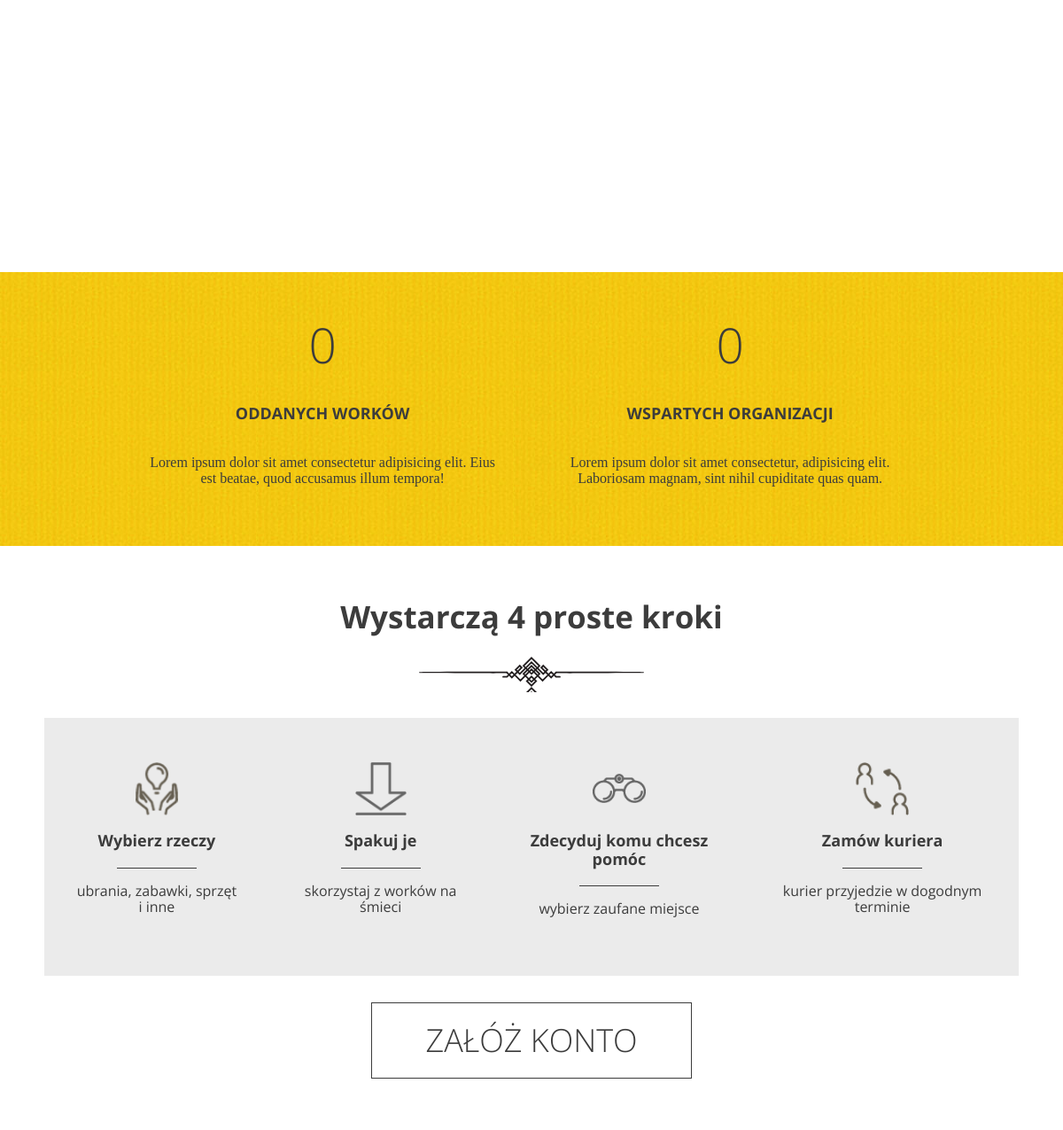
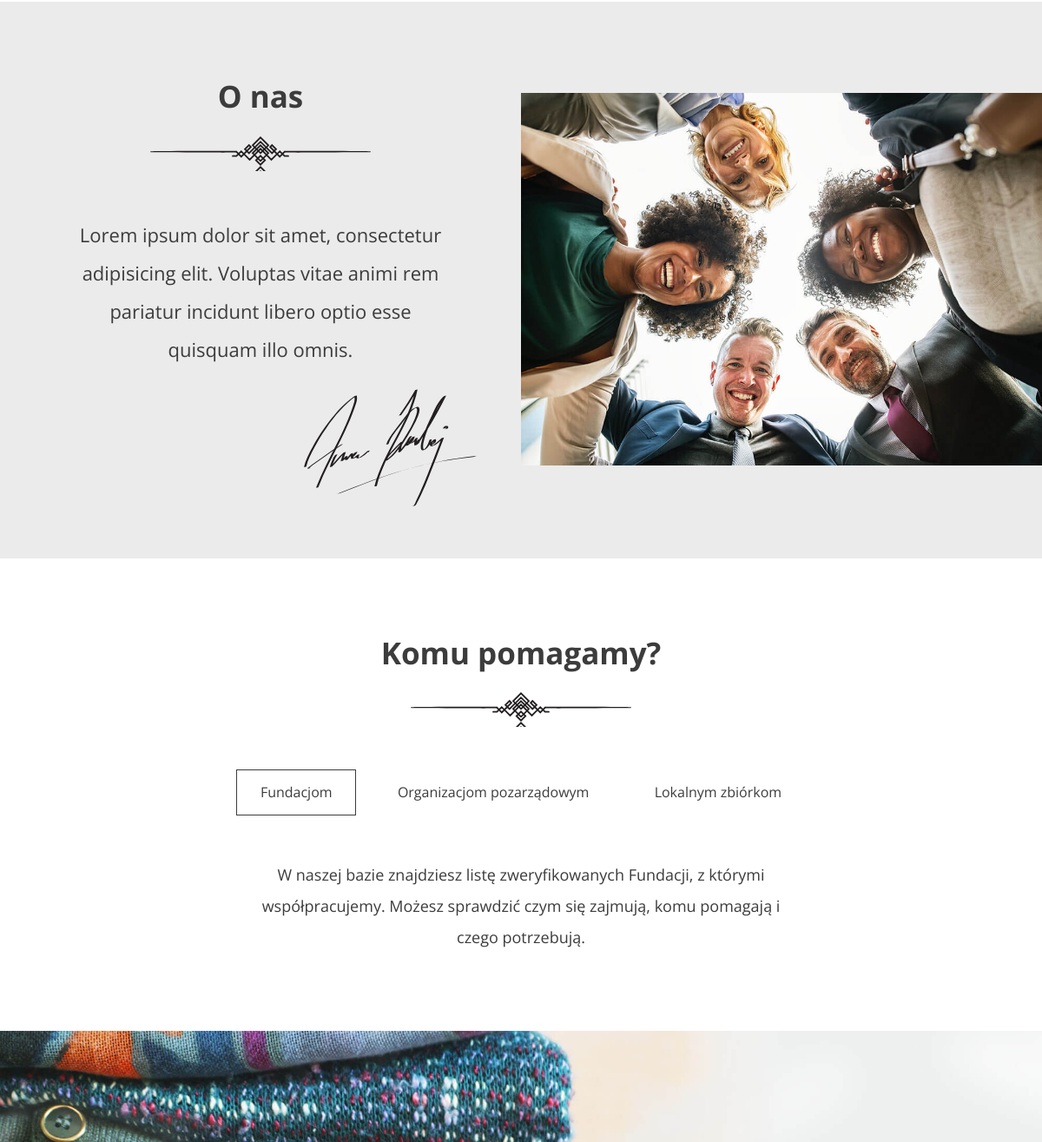
The app's page / (middle part), older data (2 pictures, top to bottom).
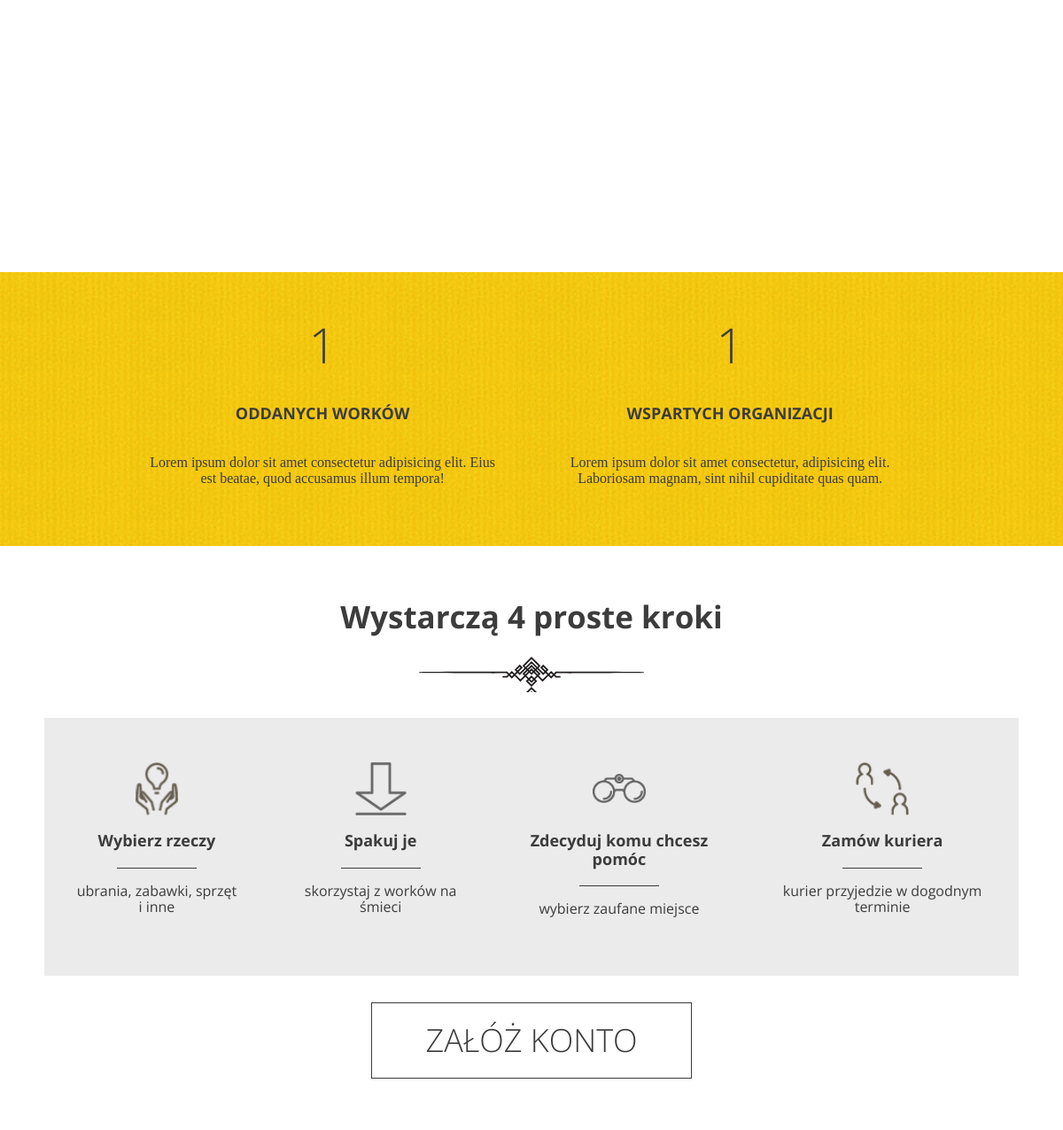
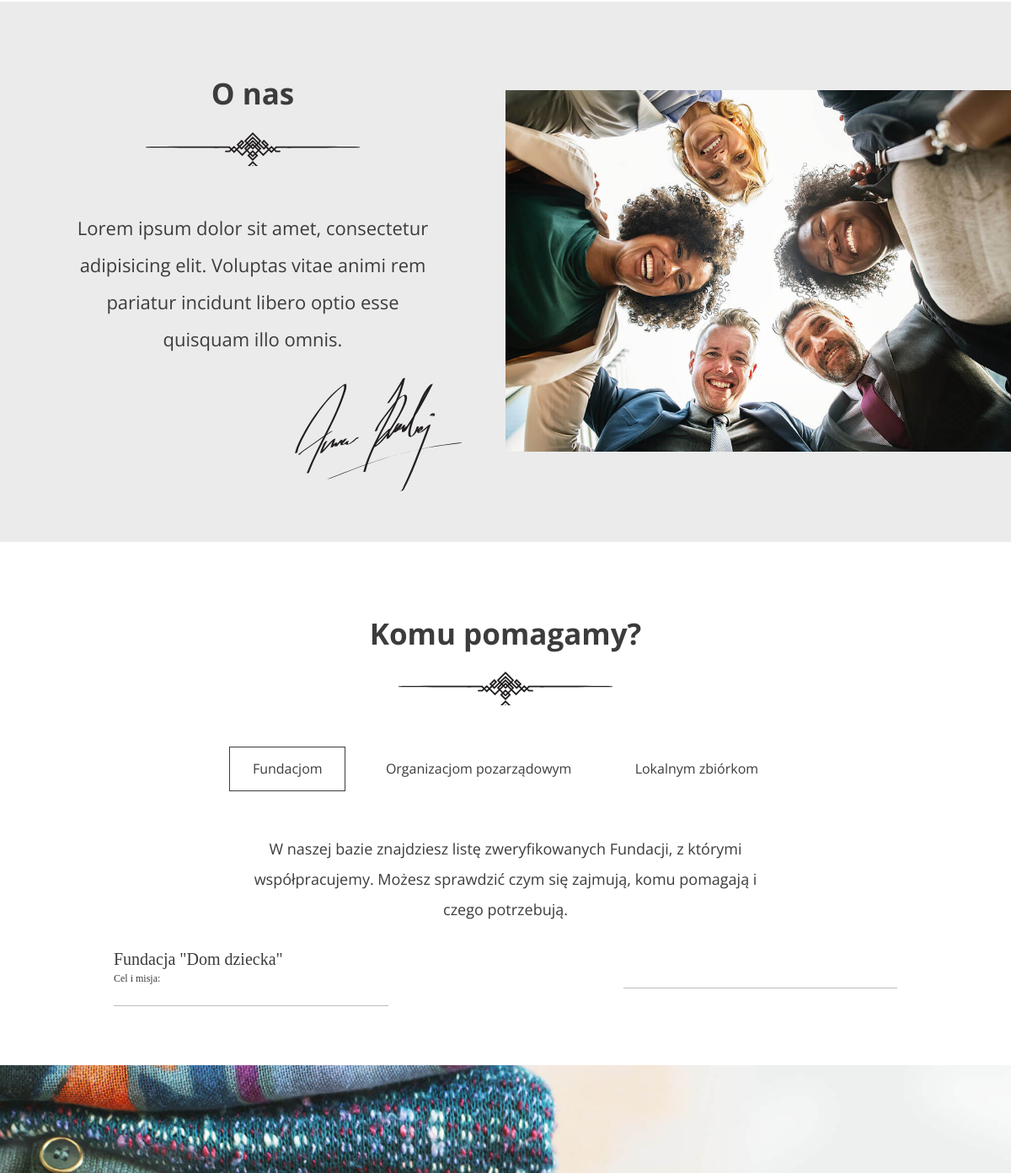
The same page, newer data (2 pictures, top to bottom).
### GoodHands/models.py (models this page shows)
class Institution(models.Model):
    name = models.CharField(max_length=100)
    description = models.TextField(max_length=300)
    FUNDACJA = 'Fundacja'
    ORGANIZACJA_POZARZADOWA = 'Organizacja pozarządowa'
    ZBIORKA_LOKALNA = 'Zbiórka lokalna'
    CHOICES = (
        (FUNDACJA, 'Fundacja'),
        (ORGANIZACJA_POZARZADOWA, 'Organizacja pozarządowa'),
        (ZBIORKA_LOKALNA, 'Zbiórka lokalna'),
    )
    type = models.CharField(max_length=50, choices=CHOICES, default=FUNDACJA)
    categories = models.ManyToManyField('Category')

### GoodHands/views.py (the view)
# urls.py: path('', views.LandingPage.as_view(), name="main"),
class LandingPage(View):
    def get(self, request):
        donations = Donation.objects.all().count()
        organisations = Institution.objects.all().count()
        foundations = Institution.objects.filter(type=Institution.FUNDACJA)
        organs = Institution.objects.filter(type=Institution.ORGANIZACJA_POZARZADOWA)
        locals = Institution.objects.filter(type=Institution.ZBIORKA_LOKALNA)
        return render(request, 'index.html',
                      {'donations': donations, 'organisations': organisations, 'foundations': foundations,
                       'organs': organs, 'locals': locals})

### templates/index.html (shortened to what this page needs)
{% extends "base.html" %}
{%  load static %}
{% block content %}
    <header class="header--main-page">
      <div class="slogan container container--90">
      </div>
    </header>
    <section id="stats" class="stats">
      <div class="container container--85">
        <div class="stats--item">
          <em>{{ donations }}</em>
          <h3>Oddanych worków</h3>
          <p>Lorem ipsum dolor sit amet consectetur adipisicing elit. Eius est beatae, quod accusamus illum tempora!</p>
        </div>
        <div class="stats--item">
          <em>{{ organisations }}</em>
          <h3>Wspartych organizacji</h3>
          <p>Lorem ipsum dolor sit amet consectetur, adipisicing elit. Laboriosam magnam, sint nihil cupiditate quas quam.</p>
        </div>
      </div>
    </section>
    <section id="steps" class="steps">
      <h2>Wystarczą 4 proste kroki</h2>
      <div class="steps--container">
        <div class="steps--item">
          <span class="icon icon--hands"></span>
          <h3>Wybierz rzeczy</h3>
          <p>ubrania, zabawki, sprzęt i inne</p>
        </div>
        <div class="steps--item">
          <span class="icon icon--arrow"></span>
          <h3>Spakuj je</h3>
          <p>skorzystaj z worków na śmieci</p>
        </div>
        <div class="steps--item">
          <span class="icon icon--glasses"></span>
          <h3>Zdecyduj komu chcesz pomóc</h3>
          <p>wybierz zaufane miejsce</p>
        </div>
        <div class="steps--item">
          <span class="icon icon--courier"></span>
          <h3>Zamów kuriera</h3>
          <p>kurier przyjedzie w dogodnym terminie</p>
        </div>
      </div>
      <a href="{% url 'register' %}" class="btn btn--large">Załóż konto</a>
    </section>
    <section id="about-us" class="about-us">
      <div class="about-us--text">
        <h2>O nas</h2>
        <p>Lorem ipsum dolor sit amet, consectetur adipisicing elit. Voluptas vitae animi rem pariatur incidunt libero optio esse quisquam illo omnis.</p>
        <img src="{% static 'images/signature.svg' %}" class="about-us--text-signature" alt="Signature" />
      </div>
      <div class="about-us--image"><img src="{% static 'images/about-us.jpg' %}" alt="People in circle" /></div>
    </section>
     <section id="help" class="help">
      <h2>Komu pomagamy?</h2>
      <ul class="help--buttons">
        <li data-id="1"><a href="#" class="btn btn--without-border active">Fundacjom</a></li>
        <li data-id="2"><a href="#" class="btn btn--without-border">Organizacjom pozarządowym</a></li>
        <li data-id="3"><a href="#" class="btn btn--without-border">Lokalnym zbiórkom</a></li>
      </ul>
      <div class="help--slides active" data-id="1">
        <p>W naszej bazie znajdziesz listę zweryfikowanych Fundacji, z którymi współpracujemy. Możesz sprawdzić czym się zajmują, komu pomagają i czego potrzebują.</p>
        {% for foundation in foundations %}
        <ul class="help--slides-items">
          <li>
            <div class="col">
              <div class="title">Fundacja "{{ foundation.name }}"</div>
              <div class="subtitle">Cel i misja: {{ foundation.description }}</div>
            </div>
                <div class="col">
                </div>
          </li>
        </ul>
        {% endfor %}
      </div>
    </section>
{% endblock %}

### templates/base.html (shortened to what this page needs)
<!DOCTYPE html>
{% load static %}
<html lang="pl">
  <head>
    <link rel="stylesheet" href="{% static 'css/style.css' %}"/>
  </head>
  <body>
    {% block content %}
    {% endblock %}
<footer>
      <div id="contact" class="contact">
      </div>
    </footer>
  </body>
</html>

Row changes from the older to the newer data that the page shows:
added Institution: name "Dom dziecka"
Text that changed along with them:
{{ donations }}: "0" → "1"
{{ organisations }}: "0" → "1"
